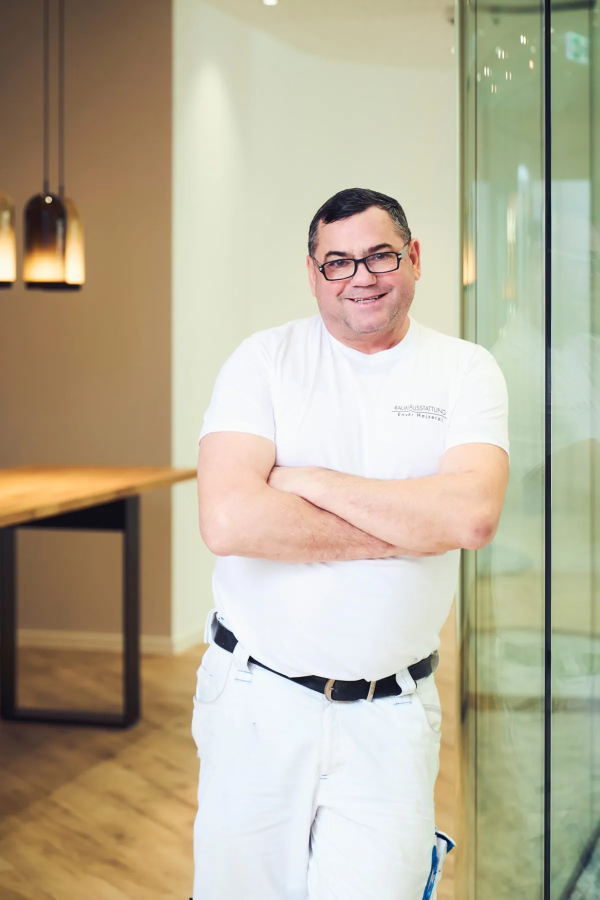
#> input picture assets/img/team/andrei-efros-1200.webp, 1200 x 1799 px (shown at 1/2 size)
$ python bild.py ../assets/img/team/andrei-efros-1200.webp ../assets/img/team/andrei-efros-600.webp
#> lines starting #> are read from the running program, lines starting #| are printed output that depends on the picture
"""Wandelt ein Foto (JPG, PNG, HEIC*, WEBP) in WebP-Dateien für die Website um.

Aufruf (aus dem Projektordner):
  python3 werkzeuge/bild.py <eingabe> <ziel-ohne-endung> [breite ...]
Beispiel:
  python3 werkzeuge/bild.py /pfad/foto.jpg assets/img/team/bedri-begu 600 1200
  -> assets/img/team/bedri-begu-600.webp und -1200.webp

Dreht das Bild richtig herum (Handy-Fotos), entfernt Metadaten (z. B. GPS-Position)
und gibt die echten Pixelmaße für width/height/srcset im HTML aus.
Standard-Breiten: 800 1600. (*HEIC nur, wenn pillow-heif installiert ist.)
"""
import sys
from pathlib import Path
from PIL import Image, ImageOps

if len(sys.argv) < 3:
    sys.exit(__doc__)
src, ziel = Path(sys.argv[1]), sys.argv[2]
breiten = [int(b) for b in sys.argv[3:]] or [800, 1600]
try:
    import pillow_heif  # optional
    pillow_heif.register_heif_opener()
#> (this line was passed over: pillow_heif is not available in this run)
except ImportError:
    pass

bild = ImageOps.exif_transpose(Image.open(src)).convert("RGB")
#> bild is the input picture: PIL image 1200x1799 RGB; mean R, G, B 185.2, 176.5, 153.1
Path(ziel).parent.mkdir(parents=True, exist_ok=True)
print(f"Original: {bild.width}×{bild.height}")
#| Original: 1200×1799
for b in breiten:
    kopie = bild.copy()
    if kopie.width > b:
        kopie = kopie.resize((b, round(kopie.height * b / kopie.width)), Image.LANCZOS)
    out = f"{ziel}-{b}.webp"
    kopie.save(out, "WEBP", quality=80, method=6)  # ohne EXIF → keine GPS-Daten
    print(f"{out}  {kopie.width}×{kopie.height}  ({Path(out).stat().st_size // 1024} KB)  srcset: {out} {kopie.width}w")
#> this loop made 2 passes
#> pass 1, `kopie = kopie.resize((b, round(kopie.height * b / kopie.width)), Image..`:
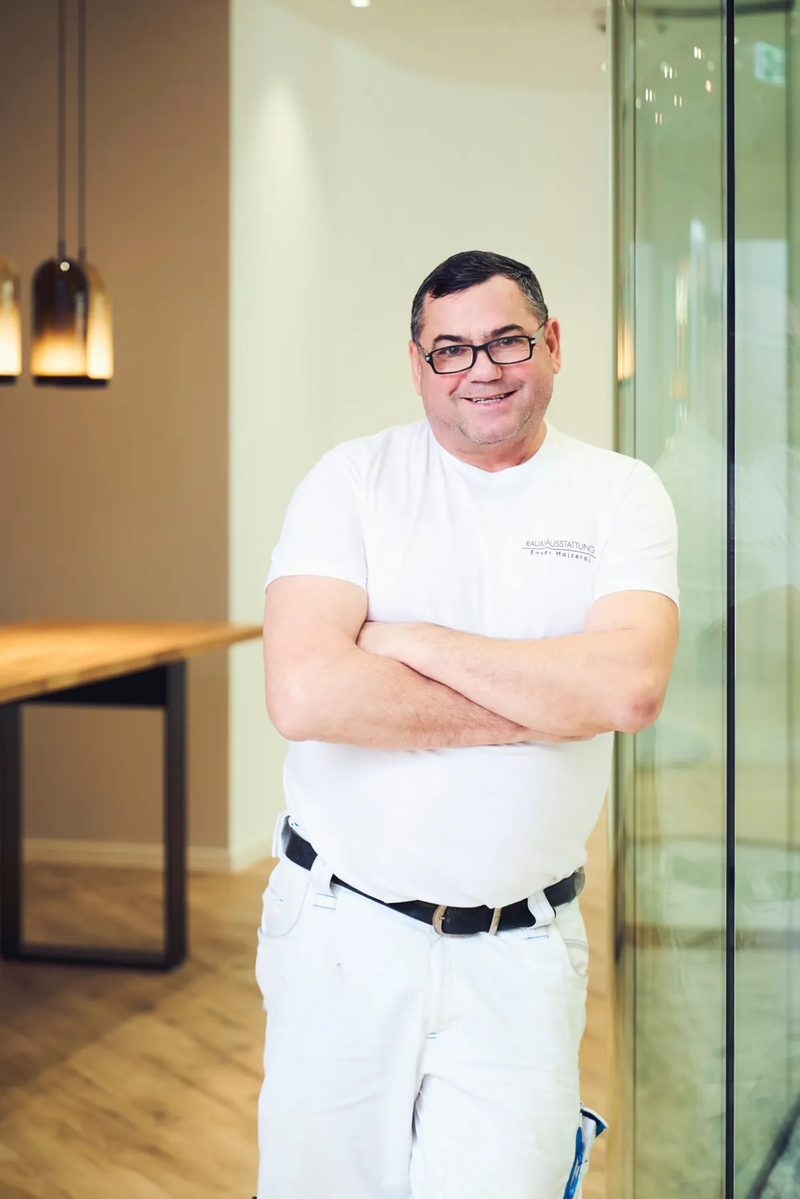
#> kopie: PIL image 800x1199 RGB; mean R, G, B 185.2, 176.5, 153.1

$ run again, on assets/img/team/bedri-begu-1200.webp
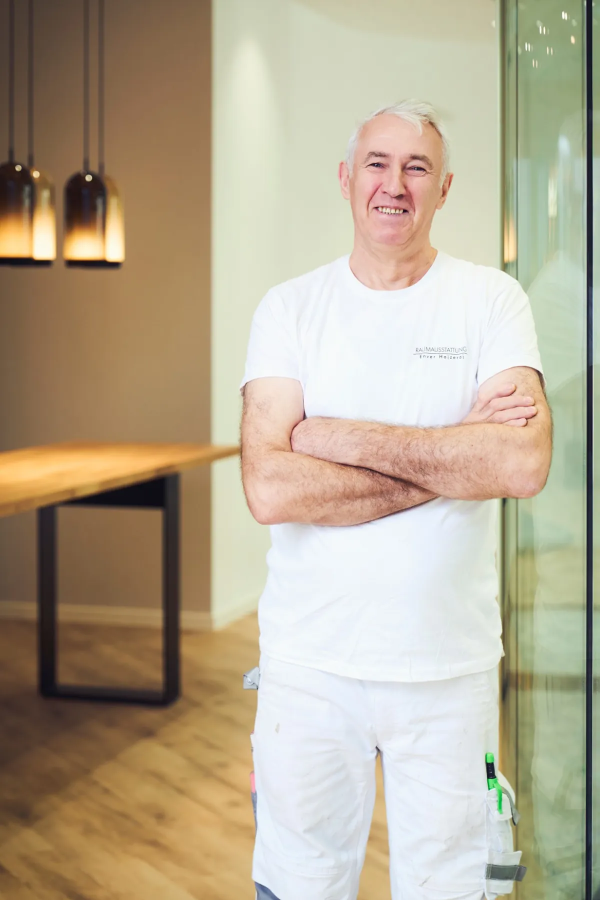
#> input picture assets/img/team/bedri-begu-1200.webp, 1200 x 1800 px (shown at 1/2 size)
#> bild is the input picture: PIL image 1200x1800 RGB; mean R, G, B 182.5, 170.3, 147.3
#| Original: 1200×1800
#> the loop `for b in breiten:` made 2 passes
#> pass 1, `kopie = kopie.resize((b, round(kopie.height * b / kopie.width)), Image..`:
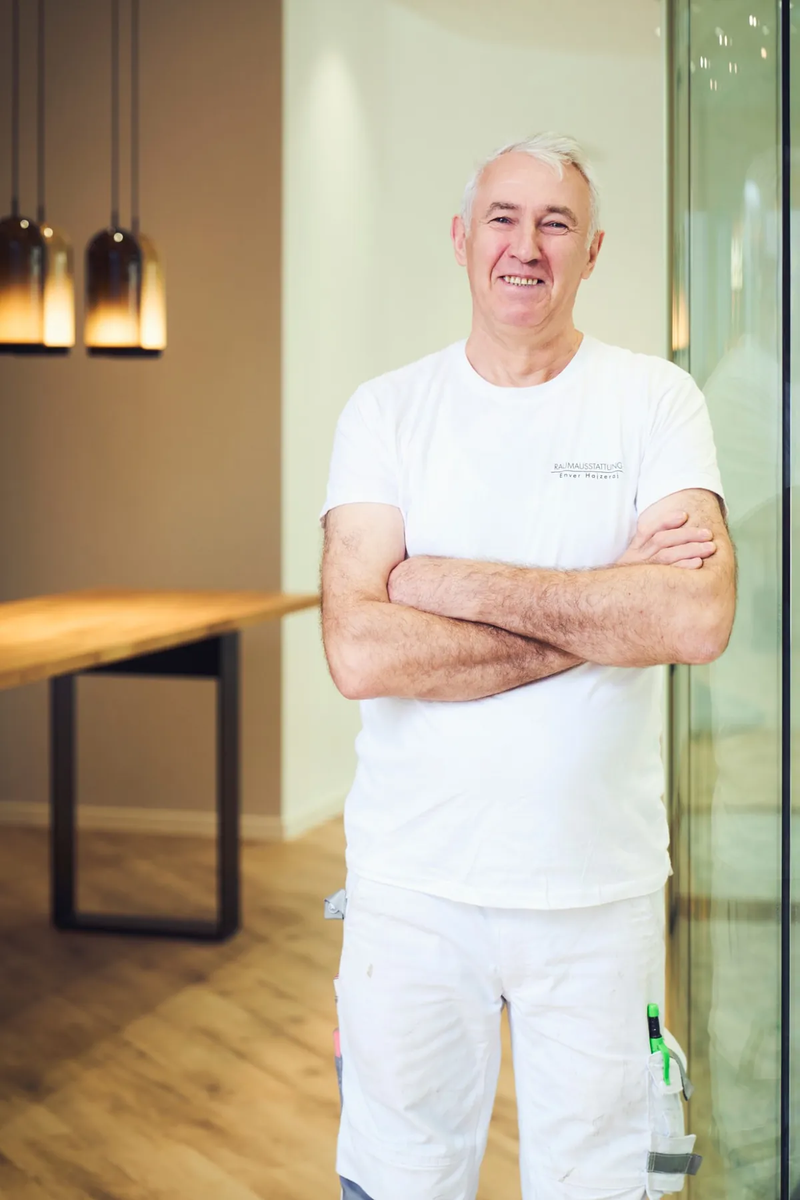
#> kopie: PIL image 800x1200 RGB; mean R, G, B 182.5, 170.3, 147.3

$ run again, on assets/img/team/david-pham-1200.webp
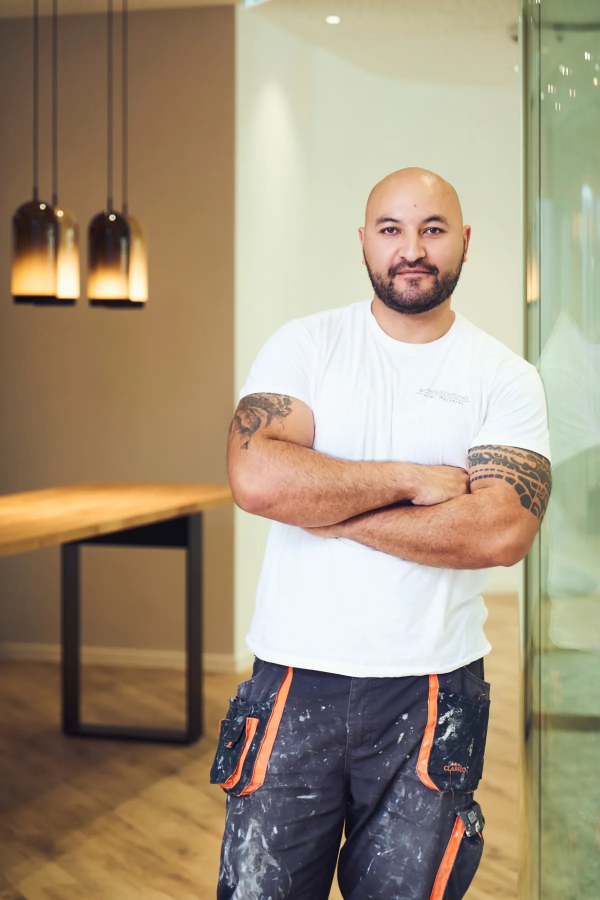
#> input picture assets/img/team/david-pham-1200.webp, 1200 x 1800 px (shown at 1/2 size)
#> bild is the input picture: PIL image 1200x1800 RGB; mean R, G, B 163.4, 147.8, 124.2
#| Original: 1200×1800
#> the loop `for b in breiten:` made 2 passes
#> pass 1, `kopie = kopie.resize((b, round(kopie.height * b / kopie.width)), Image..`:
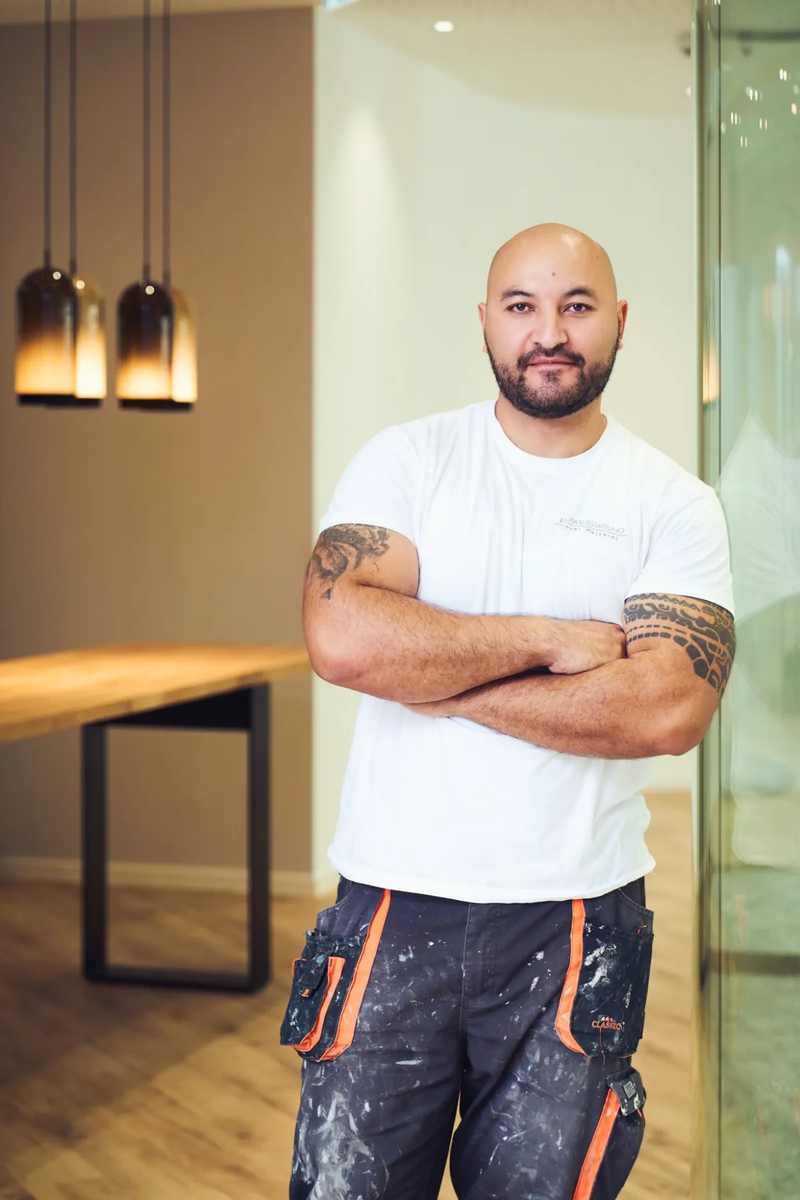
#> kopie: PIL image 800x1200 RGB; mean R, G, B 163.4, 147.8, 124.2
